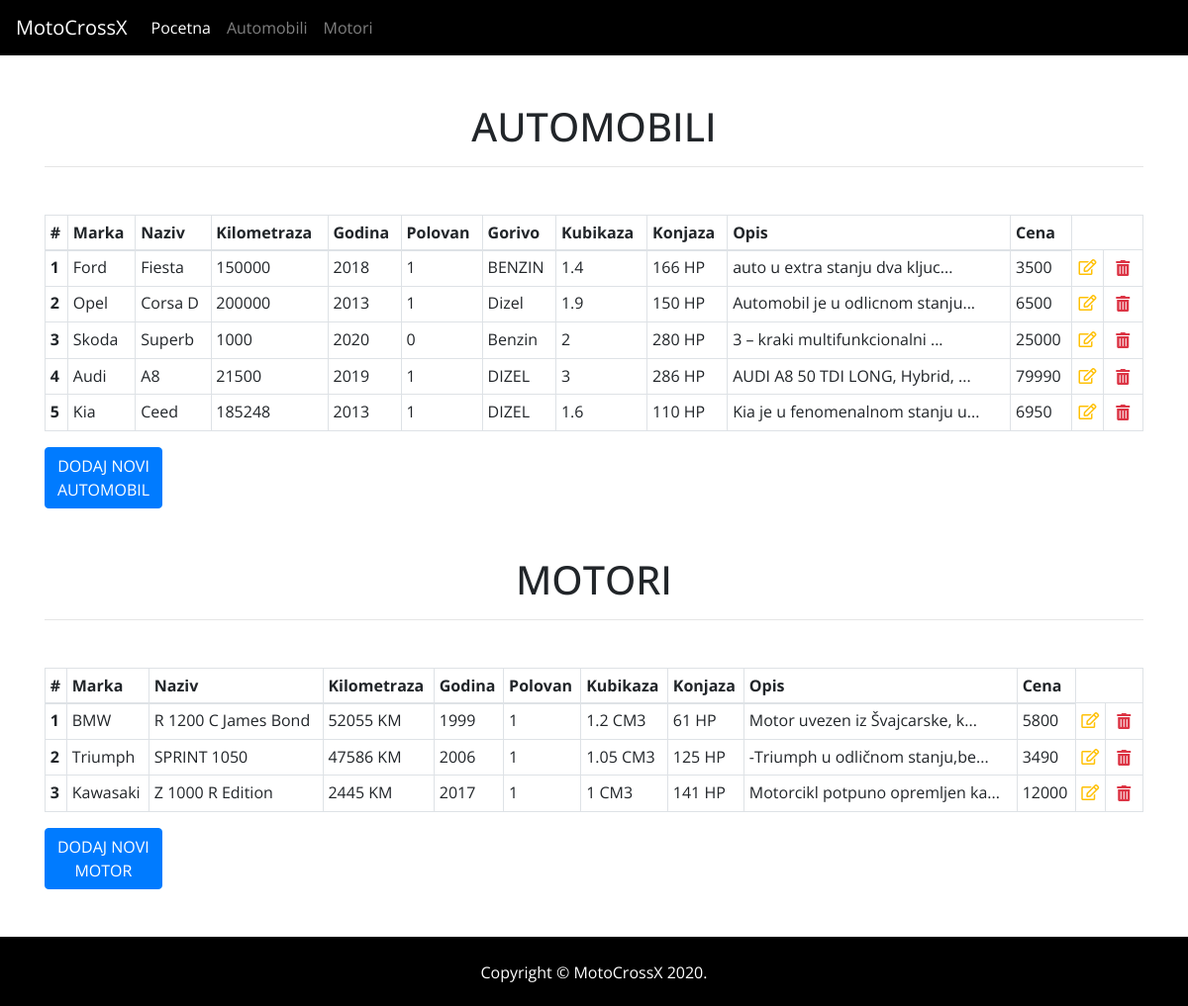
The app's page /admin.php with its own data.
### tables this page shows
CREATE TABLE `automobili` (
  `id` int(11) NOT NULL,
  `marka` varchar(50) NOT NULL,
  `naziv` varchar(50) NOT NULL,
  `kubikaza` double NOT NULL,
  `konjaza` int(11) NOT NULL,
  `opis` text NOT NULL,
  `kilometraza` int(11) NOT NULL,
  `cena` double NOT NULL,
  `polovan` tinyint(1) NOT NULL,
  `gorivo` varchar(50) NOT NULL,
  `godina` int(11) NOT NULL,
  `img` text NOT NULL
);

CREATE TABLE `motori` (
  `id` int(11) NOT NULL,
  `marka` varchar(50) NOT NULL,
  `naziv` varchar(50) NOT NULL,
  `kubikaza` double NOT NULL,
  `konjaza` int(11) NOT NULL,
  `polovan` tinyint(1) NOT NULL,
  `kilometraza` int(11) NOT NULL,
  `cena` double NOT NULL,
  `img` text NOT NULL,
  `godina` int(11) NOT NULL,
  `opis` text NOT NULL
);

### Database.php (called while the page is built, shortened)
<?php
class Database {
  private $hostname = "localhost";
  private $username = "root";
  private $password = "";
  private $dbname;
  private $dblink;
  private $result;
  function __construct($par_dbname) {
    $this->dbname = $par_dbname;
  }
  function Connect() {
    $this->dblink = new mysqli($this->hostname, $this->username, $this->password, $this->dbname);
    $this->dblink->set_charset("utf8");
  }
  function ExecuteQuery($query) {
    $this->result = $this->dblink->query($query);
    if ($this->result) {
      return true;
    } else {
      return false;
    }
  }
  function getResult() {
    return $this->result;
  }
  function select($table = "", $rows = "*", $join_table = "", $join_key1 = "", $join_key2 = "", $where = null, $order = null) {
    $q = 'SELECT ' . $rows . ' FROM ' . $table;
    $this->ExecuteQuery($q) or die(mysqli_error($this->dblink));
  }
}

### admin.php (the view, shortened to what this page needs)
<?php include_once 'header.php'; ?>
<?php
$db->select("automobili", $rows = "*", null, null, null);
$automobili = $db->getResult()->fetch_all(MYSQLI_ASSOC);
$db->select("motori", $rows = "*", null, null, null);
$motori = $db->getResult()->fetch_all(MYSQLI_ASSOC);
?>
<section id="automobili" class="container">
  <h1 class="text-center my-5">AUTOMOBILI
    <hr>
  </h1>
  <table class="table table-sm table-hover table-bordered">
    <thead>
      <tr>
        <th scope="col">#</th>
        <th scope="col">Marka</th>
        <th scope="col">Naziv</th>
        <th scope="col">Kilometraza</th>
        <th scope="col">Godina</th>
        <th scope="col">Polovan</th>
        <th scope="col">Gorivo</th>
        <th scope="col">Kubikaza</th>
        <th scope="col">Konjaza</th>
        <th scope="col">Opis</th>
        <th scope="col">Cena</th>
      </tr>
    </thead>
    <tbody>
      <?php $counter = 1;
      foreach ($automobili as $automobil) : ?>
        <tr>
          <th scope="row"><?php echo $counter++; ?></th>
          <td><?php echo $automobil['marka']; ?></td>
          <td><?php echo $automobil['naziv']; ?></td>
          <td><?php echo $automobil['kilometraza']; ?></td>
          <td><?php echo $automobil['godina']; ?></td>
          <td><?php echo $automobil['polovan']; ?></td>
          <td><?php echo $automobil['gorivo']; ?></td>
          <td><?php echo $automobil['kubikaza']; ?></td>
          <td><?php echo $automobil['konjaza']; ?> HP</td>
          <td><?php echo substr($automobil['opis'], 0, 30) . "..."; ?></td>
          <td><?php echo $automobil['cena']; ?></td>
          <td class="text-center text-warning"><a class="text-warning" href="updateAutomobil.php?id=<?php echo $automobil['id']; ?>"><i class="far fa-edit"></i></a></td>
          <form method="POST">
            <td class="text-center text-danger"><button class="delete-btn text-danger" name="delete" type="submit"><i class="fas fa-trash-alt"></i></button></td>
          </form>
        </tr>
      <?php endforeach; ?>
    </tbody>
  </table>
  <a href="dodajAutomobil.php" class="btn btn-primary">DODAJ NOVI <br>AUTOMOBIL</a>
</section>
<section id="motori" class="container mb-5">
  <h1 class="text-center my-5">MOTORI
    <hr>
  </h1>
  <table class="table table-sm table-hover table-bordered">
    <thead>
      <tr>
        <th scope="col">#</th>
        <th scope="col">Marka</th>
        <th scope="col">Naziv</th>
        <th scope="col">Kilometraza</th>
        <th scope="col">Godina</th>
        <th scope="col">Polovan</th>
        <th scope="col">Kubikaza</th>
        <th scope="col">Konjaza</th>
        <th scope="col">Opis</th>
        <th scope="col">Cena</th>
      </tr>
    </thead>
    <tbody>
      <?php $counter = 1;
      foreach ($motori as $motor) : ?>
        <tr>
          <th scope="row"><?php echo $counter++; ?></th>
          <td><?php echo $motor['marka']; ?></td>
          <td><?php echo $motor['naziv']; ?></td>
          <td><?php echo $motor['kilometraza']; ?> KM</td>
          <td><?php echo $motor['godina']; ?></td>
          <td><?php echo $motor['polovan']; ?></td>
          <td><?php echo $motor['kubikaza']; ?> CM3</td>
          <td><?php echo $motor['konjaza']; ?> HP</td>
          <td><?php echo substr($motor['opis'], 0, 30) . "..."; ?></td>
          <td><?php echo $motor['cena']; ?></td>
          <td class="text-center text-warning"><a class="text-warning" href="updateMotor.php?id=<?php echo $motor['id']; ?>"><i class="far fa-edit"></i></a></td>
          <form method="POST">
            <td class="text-center text-danger"><button class="delete-btn text-danger" name="delete" type="submit"><i class="fas fa-trash-alt"></i></button></td>
          </form>
        </tr>
      <?php endforeach; ?>
    </tbody>
  </table>
  <a href="dodajMotor.php" class="btn btn-primary">DODAJ NOVI <br>MOTOR</a>
</section>
<?php include_once 'footer.php'; ?>

### header.php (shortened to what this page needs)
<?php
require_once "Database.php";
$db = new Database("itehdom");
?>
<!DOCTYPE html>
<html lang="en">
<head>
  <link rel="stylesheet" href="https://cdn.jsdelivr.net/npm/bootstrap@4.5.3/dist/css/bootstrap.min.css">
  <link rel="stylesheet" href="assets/css/styles.css">
  <link rel="stylesheet" href="https://use.fontawesome.com/releases/v5.15.1/css/all.css">
</head>
<body>
  <nav class="navbar navbar-expand-lg navbar-dark bg-dark">
    <a class="navbar-brand" href="index.php">MotoCrossX</a>
    <div class="collapse navbar-collapse" id="navbarSupportedContent">
      <ul class="navbar-nav mr-auto">
        <li class="nav-item active">
          <a class="nav-link" href="index.php">Pocetna <span class="sr-only">(current)</span></a>
        </li>
        <li class="nav-item">
          <a class="nav-link" href="automobili.php">Automobili</a>
        </li>
        <li class="nav-item">
          <a class="nav-link" href="motori.php">Motori</a>
        </li>
    </div>
  </nav>

### footer.php (shortened to what this page needs)
<footer id="footer">
  <p class="pt-4">Copyright &copy; MotoCrossX 2020.</p>
</footer>
</body>
</html>

### assets/css/styles.css (style rules this page uses)
body { font-family: 'Open Sans', sans-serif !important; }
nav.bg-dark { background-color: black !important; }
footer { background-color: black; color: white; height: 70px; text-align: center; }
.delete-btn { border: none; background-color: #fff; }

### records on screen
automobili: marka "Ford", naziv "Fiesta", kilometraza "150000", godina "2018", polovan "1", gorivo "BENZIN", kubikaza "1.4", konjaza "166", opis "auto u extra stanju dva kljuc", cena "3500"
automobili: marka "Opel", naziv "Corsa D", kilometraza "200000", godina "2013", polovan "1", gorivo "Dizel", kubikaza "1.9", konjaza "150", opis "Automobil je u odlicnom stanju", cena "6500"
automobili: marka "Skoda", naziv "Superb", kilometraza "1000", godina "2020", polovan "0", gorivo "Benzin", kubikaza "2", konjaza "280", opis "3 – kraki multifunkcionalni", cena "25000"
automobili: marka "Audi", naziv "A8", kilometraza "21500", godina "2019", polovan "1", gorivo "DIZEL", kubikaza "3", konjaza "286", opis "AUDI A8 50 TDI LONG, Hybrid,", cena "79990"
automobili: marka "Kia", naziv "Ceed", kilometraza "185248", godina "2013", polovan "1", gorivo "DIZEL", kubikaza "1.6", konjaza "110", opis "Kia je u fenomenalnom stanju u", cena "6950"
motori: marka "BMW", naziv "R 1200 C James Bond", kilometraza "52055", godina "1999", polovan "1", kubikaza "1.2", konjaza "61", opis "Motor uvezen iz Švajcarske, k", cena "5800"
motori: marka "Triumph", naziv "SPRINT 1050", kilometraza "47586", godina "2006", polovan "1", kubikaza "1.05", konjaza "125", opis "-Triumph u odličnom stanju,be", cena "3490"
motori: marka "Kawasaki", naziv "Z 1000 R Edition", kilometraza "2445", godina "2017", polovan "1", kubikaza "1", konjaza "141", opis "Motorcikl potpuno opremljen ka", cena "12000"
